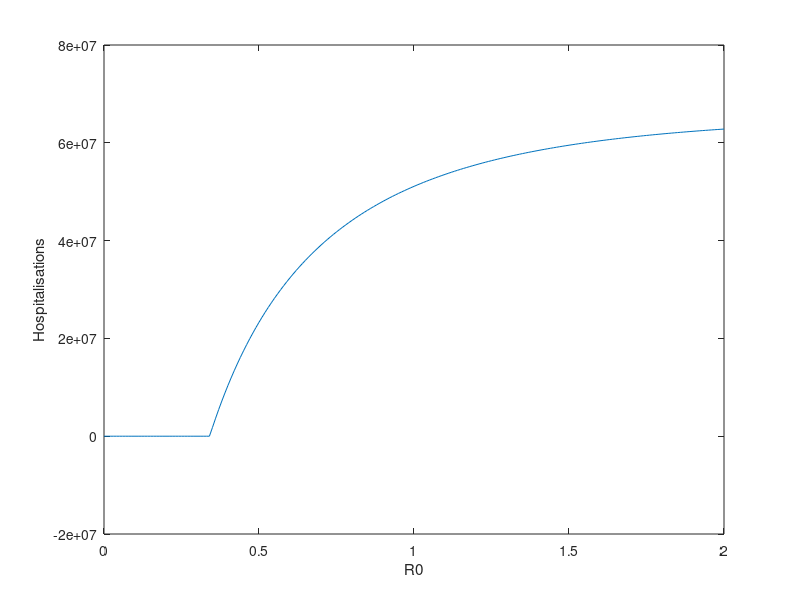

MATLAB code for this plot:
function f=hcFinalSize
C=[1.7112    0.4927    0.4049    0.0293;
    0.3919    2.5527    0.4753    0.0348;
    0.3234    0.5548    0.8996    0.0728;
    0.0528    0.1904    0.3744    0.3830];
h=[0.0018,0.0030,0.0582,0.1348]';
NNbar=[4064198,12192593,36577778,13005432]';
NNsum=sum(NNbar);
A=C;%.*repmat(NNbar',4,1);

R0=(0:.01:2);
lr=length(R0);
Z=zeros(lr,1);
x0=ones(4,1);

for i=1:lr
    fun=@(z)(1-z-exp(-R0(i)*A*z));
    zi=fsolve(fun,x0);
    Z(i)=sum(NNbar.*zi);%/NNsum;%NNbar.*h.*
end

f=Z;
plot(R0,Z);
xlabel('R0')
ylabel('Hospitalisations')

    
